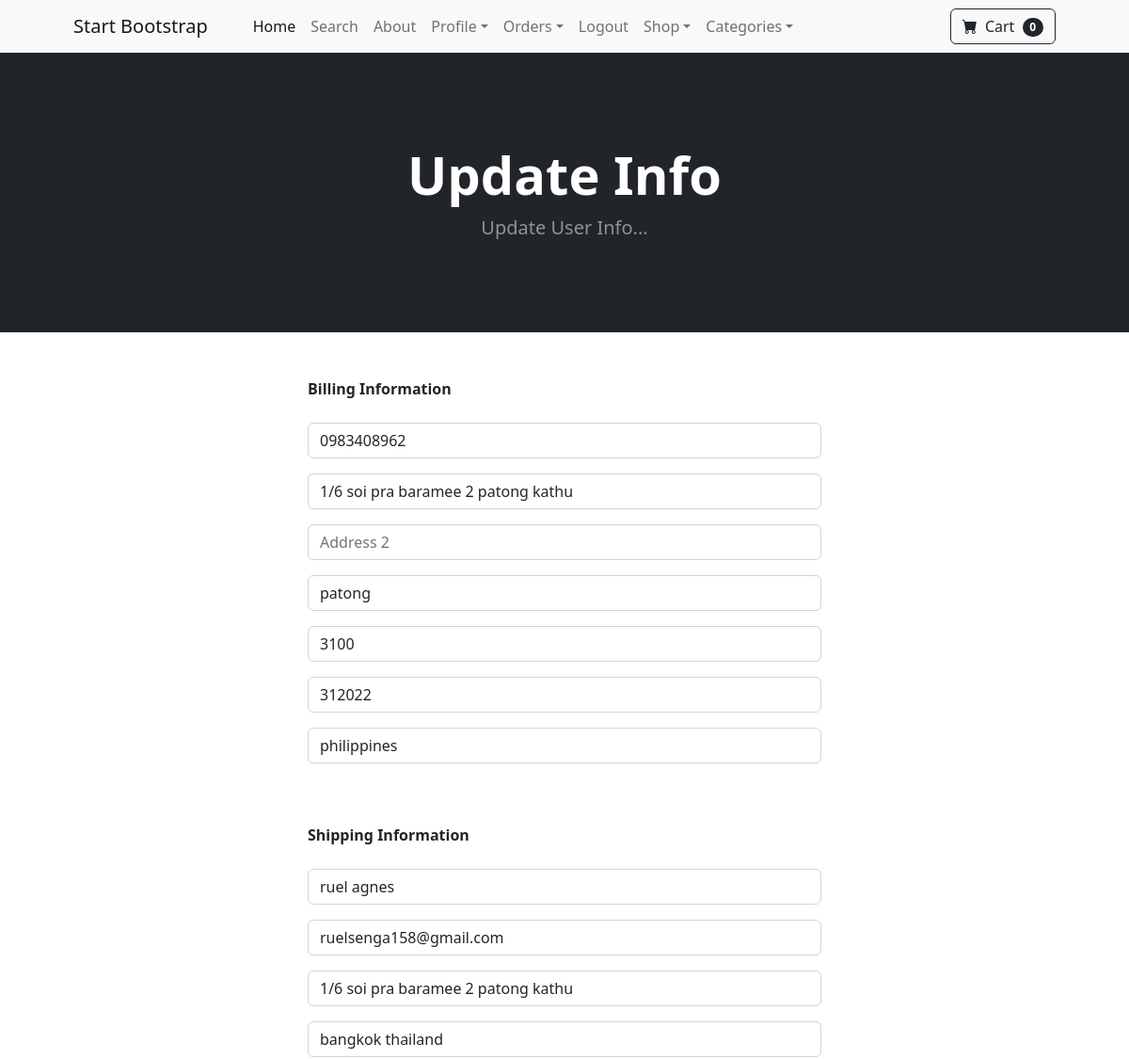
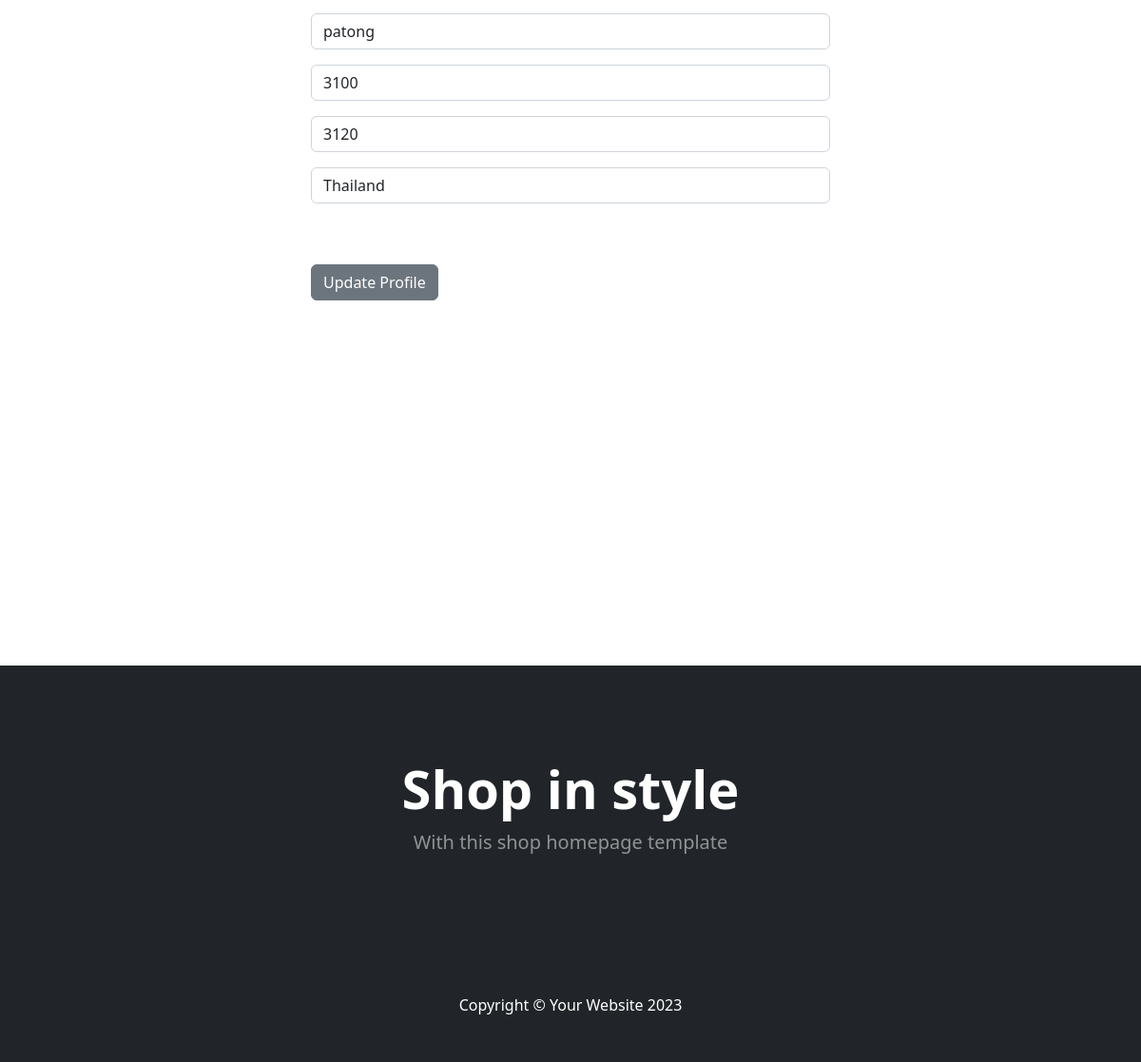
Page /update_info/ (signed in) on the committed database (2 pictures, top to bottom).
### store/models.py (models this page shows, shortened)
class Profile(models.Model):
	user = models.OneToOneField(User, on_delete=models.CASCADE)
	date_modified = models.DateTimeField(User, auto_now=True)
	phone = models.CharField(max_length=20, blank=True)
	address1 = models.CharField(max_length=200, blank=True)
	address2 = models.CharField(max_length=200, blank=True)
	city = models.CharField(max_length=200, blank=True)
	state = models.CharField(max_length=200, blank=True)
	zipcode = models.CharField(max_length=200, blank=True)
	country = models.CharField(max_length=200, blank=True)
	old_cart = models.CharField(max_length=200, blank=True, null=True)

### payment/models.py (models this page shows, shortened)
class ShippingAddress(models.Model):
	user = models.ForeignKey(User, on_delete=models.CASCADE, null=True, blank=True)
	shipping_full_name = models.CharField(max_length=255)
	shipping_email = models.CharField(max_length=255)
	shipping_address1 = models.CharField(max_length=255)
	shipping_address2 = models.CharField(max_length=255, null=True, blank=True)
	shipping_city = models.CharField(max_length=255)
	shipping_state = models.CharField(max_length=255, null=True, blank=True)
	shipping_zipcode = models.CharField(max_length=255, null=True, blank=True)
	shipping_country = models.CharField(max_length=255)
	class Meta:
		verbose_name_plural = "Shipping Address"

### store/views.py (the view)
# urls.py: path('update_info/', views.update_info, name='update_info'),
def update_info(request):
    if request.user.is_authenticated:
        current_user = Profile.objects.get(user__id=request.user.id)
        shipping_user = ShippingAddress.objects.get(user__id=request.user.id)
        form = UserInfoForm(request.POST or None, instance=current_user)
        shipping_form = ShippingForm(request.POST or None, instance=shipping_user)
        if form.is_valid() or shipping_form.is_valid():
            form.save()
            shipping_form.save()
            messages.success(request, "Your Info Has Been Updated!!")
            return redirect('home')
        return render(request, "update_info.html", {'form':form,'shipping_form':shipping_form})
    else:
        messages.success(request, "You Must Be Logged In To Access That Page!!")
        return redirect('home')

### store/forms.py
class UserInfoForm(forms.ModelForm):
	phone = forms.CharField(label="", widget=forms.TextInput(attrs={'class':'form-control', 'placeholder':'Phone'}), required=False)
	address1 = forms.CharField(label="", widget=forms.TextInput(attrs={'class':'form-control', 'placeholder':'Address 1'}), required=False)
	address2 = forms.CharField(label="", widget=forms.TextInput(attrs={'class':'form-control', 'placeholder':'Address 2'}), required=False)
	city = forms.CharField(label="", widget=forms.TextInput(attrs={'class':'form-control', 'placeholder':'City'}), required=False)
	state = forms.CharField(label="", widget=forms.TextInput(attrs={'class':'form-control', 'placeholder':'State'}), required=False)
	zipcode = forms.CharField(label="", widget=forms.TextInput(attrs={'class':'form-control', 'placeholder':'Zipcode'}), required=False)
	country = forms.CharField(label="", widget=forms.TextInput(attrs={'class':'form-control', 'placeholder':'Country'}), required=False)
	class Meta:
		model = Profile
		fields = ('phone', 'address1', 'address2', 'city', 'state', 'zipcode', 'country', )

### cart/cart.py (called while the page is built)
    def __len__(self):
        return len(self.cart)

### cart/context_processors.py (called while the page is built)
def cart(request):
    return{'cart': Cart(request)}

### store/context_processors.py (called while the page is built)
def categories(request):
    return {
        'categories': Category.objects.all()
    }

### store/templates/update_info.html (shortened to what this page needs)
{% extends 'base.html' %}
{% block content %}
        <header class="bg-dark py-5">
            <div class="container px-4 px-lg-5 my-5">
                <div class="text-center text-white">
                    <h1 class="display-4 fw-bolder">Update Info</h1>
                    <p class="lead fw-normal text-white-50 mb-0">Update User Info...</p>
                </div>
            </div>
        </header>
        <div class="container">
        	<div class="row">
        			<div class="col-md-6 offset-md-3">
        				<br/><br/>
                    <strong>Billing Information</strong>
                    <br/><br/>
<form method="POST" action="{% url 'update_info' %}">
    {{ form.as_p }}
    <br/><br/>
    <strong>Shipping Information</strong>
    <br/><br/>
    {{ shipping_form.as_p }}
    <br/><br/>
    <button type="submit" class="btn btn-secondary">
      Update Profile
    </button>
</form>
<br/><br/>
<br/><br/>
<br/><br/>
<br/><br/>
<br/><br/>
<br/><br/>
<br/><br/>
<br/><br/>
        			</div>
        	</div>
        </div>
{% endblock %}

### rows in the picture
Profile: phone "0983408962", address1 "1/6 soi pra baramee 2 patong kathu", city "patong", state "3100", zipcode "312022", country "philippines"
ShippingAddress: shipping_full_name "ruel agnes", shipping_email "ruelsenga158@gmail.com", shipping_address1 "1/6 soi pra baramee 2 patong kathu", shipping_address2 "bangkok thailand", shipping_city "patong", shipping_state "3100", shipping_zipcode "3120", shipping_country "Thailand"

### other values in the picture
{{ cart|length }} "0"
